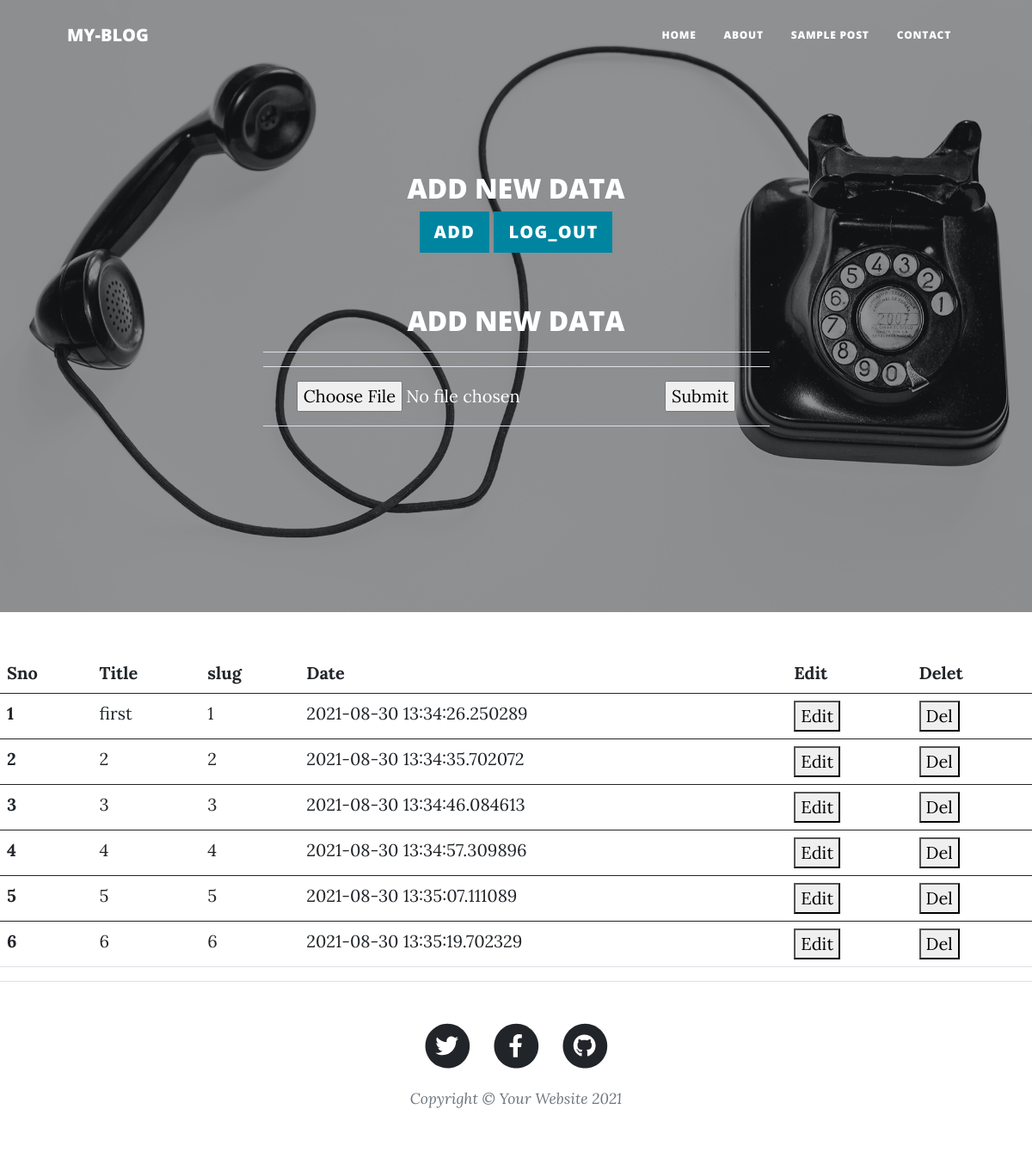
/dashboard, run on the app's committed database.
### app.py (models this page shows, shortened)
class Posts(db.Model):
    id = db.Column(db.Integer,primary_key=True)
    title = db.Column(db.String(150), nullable=False)
    slug = db.Column(db.String(50), nullable=False)
    content = db.Column(db.Text, nullable=False)
    img_file = db.Column(db.Text, nullable=True)
    date_posted = db.Column(db.DateTime, nullable=False, default=datetime.utcnow)

### app.py (the view)
@app.route("/dashboard")
def dashboard():
    data = Posts.query.all()
    return render_template("dasboard.html",url=url,data=data)

### templates/dasboard.html
{% extends 'layout.html' %}
{% block dashboard %}
<header class="masthead" style="background-image: url('../static/img/contact-bg.jpg')">
    <div class="container position-relative px-4 px-lg-5">
        <div class="row gx-4 gx-lg-5 justify-content-center">
            <div class="col-md-10 col-lg-8 col-xl-7">
                <div class="page-heading">
                    <h2>ADD NEW DATA</h2>
                    <a href="/edit/0"><button class="btn btn-primary btn-lg">ADD</button></a>
                    <a href="/logout"><button class="btn btn-primary btn-lg">LOG_OUT</button></a>
                </div>
                <div class="page-heading">
                    <br><br>
                    <h2>ADD NEW DATA</h2>
                    <hr><hr>
                    <form method="POST" action="/uploder" enctype="multipart/form-data">
                        <input type="file" id="myFile" name="file1">
                        <input type="submit">
                    </form>
                    <hr>
                </div>
            </div>
        </div>
    </div>
</header>
<table class="table">
    <thead>
      <tr>
        <th scope="col">Sno</th>
        <th scope="col">Title</th>
        <th scope="col">slug</th>
        <th scope="col">Date</th>
        <th scope="col">Edit</th>
        <th scope="col">Delet</th>
      </tr>
    </thead>
    {% for dt in data %}
        <tbody>
            <tr>
            <th scope="row">{{loop.index}}</th>
            <td>{{dt.title}}</td>
            <td>{{dt.slug}}</td>
            <td>{{dt.date_posted}}</td>
            <td><a href="/edit/{{dt.id}}"><button>Edit</button></a></td>
            <td><a href="/delete/{{dt.id}}"><button>Del</button></a></td>
            </tr>
        </tbody>
    {% endfor %}
  </table>
{% endblock dashboard %}

### templates/layout.html (shortened to what this page needs)
<!DOCTYPE html>
<html lang="en">
<head>
    <link href="{{url_for('static',filename='styles.css')}}" rel="stylesheet" />
</head>
<body>
    <nav class="navbar navbar-expand-lg navbar-light" id="mainNav">
        <div class="container px-4 px-lg-5">
            <a class="navbar-brand" href="{{url_for('home')}}">MY-BLOG</a>
            <div class="collapse navbar-collapse" id="navbarResponsive">
                <ul class="navbar-nav ms-auto py-4 py-lg-0">
                    <li class="nav-item"><a class="nav-link px-lg-3 py-3 py-lg-4" href="/home">Home</a>
                    </li>
                    <li class="nav-item"><a class="nav-link px-lg-3 py-3 py-lg-4" href="/about">About</a>
                    </li>
                    <li class="nav-item"><a class="nav-link px-lg-3 py-3 py-lg-4" href="/post">Sample
                            Post</a></li>
                    <li class="nav-item"><a class="nav-link px-lg-3 py-3 py-lg-4"
                            href="/contact">Contact</a></li>
                </ul>
            </div>
        </div>
    </nav>
        {% block dashboard %}{% endblock dashboard %}
    <footer class="border-top">
        <div class="container px-4 px-lg-5">
            <div class="row gx-4 gx-lg-5 justify-content-center">
                <div class="col-md-10 col-lg-8 col-xl-7">
                    <ul class="list-inline text-center">
                        <li class="list-inline-item">
                            <a href="{{url['tw_url']}}" target="_blank">
                                <span class="fa-stack fa-lg">
                                    <i class="fas fa-circle fa-stack-2x"></i>
                                    <i class="fab fa-twitter fa-stack-1x fa-inverse"></i>
                                </span>
                            </a>
                        </li>
                        <li class="list-inline-item">
                            <a href="{{url['fb_url']}}">
                                <span class="fa-stack fa-lg">
                                    <i class="fas fa-circle fa-stack-2x"></i>
                                    <i class="fab fa-facebook-f fa-stack-1x fa-inverse"></i>
                                </span>
                            </a>
                        </li>
                        <li class="list-inline-item">
                            <a href="{{url['ln_url']}}">
                                <span class="fa-stack fa-lg">
                                    <i class="fas fa-circle fa-stack-2x"></i>
                                    <i class="fab fa-github fa-stack-1x fa-inverse"></i>
                                </span>
                            </a>
                        </li>
                    </ul>
                    <div class="small text-center text-muted fst-italic">Copyright &copy; Your Website 2021</div>
                </div>
            </div>
        </div>
    </footer>
</body>
</html>

### data on the page
Posts: title "first", slug "1", date_posted "2021-08-30 13:34:26.250289"
Posts: title "2", slug "2", date_posted "2021-08-30 13:34:35.702072"
Posts: title "3", slug "3", date_posted "2021-08-30 13:34:46.084613"
Posts: title "4", slug "4", date_posted "2021-08-30 13:34:57.309896"
Posts: title "5", slug "5", date_posted "2021-08-30 13:35:07.111089"
Posts: title "6", slug "6", date_posted "2021-08-30 13:35:19.702329"
